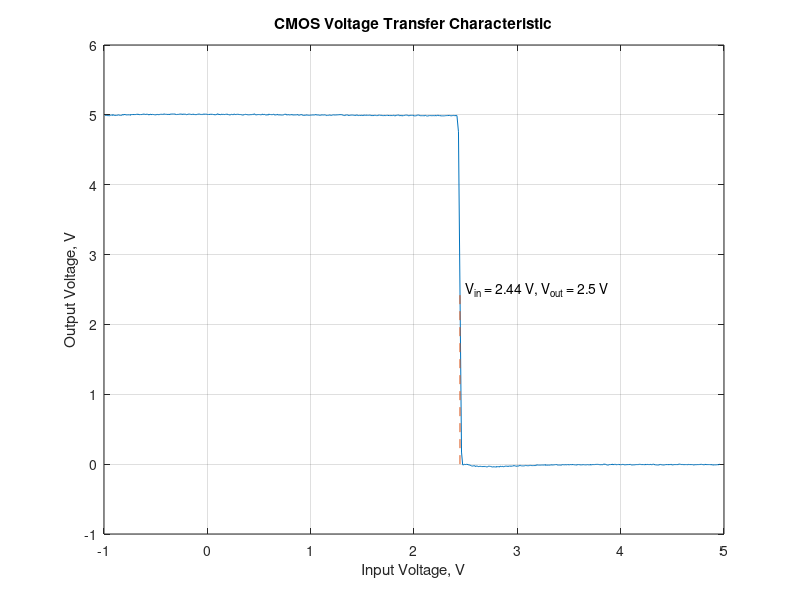
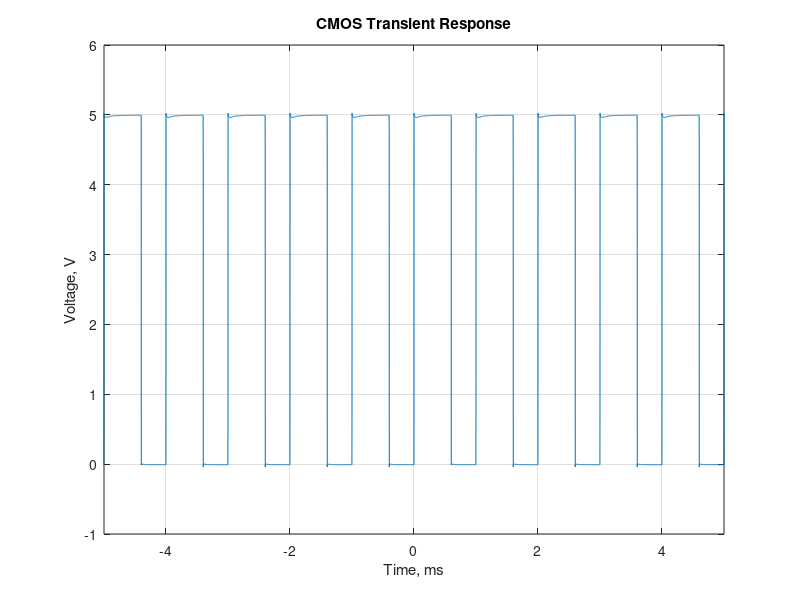

These figures' MATLAB source, in order:
%% ECE 342 Lab Task 3 Part 2
close all;

%% CMOS Voltage Transfer Characteristic

input = csvread('cmos-exper-transient-INPUT.csv');
output = csvread('cmos-exper-transient-OUTPUT.csv');

inputVoltage = input(:,2);
outputVoltage = output(:,2);
inputVSub = inputVoltage(544:545);
outputVSub = outputVoltage(544:545);

figure(1);

plot(inputVoltage, outputVoltage);
title('CMOS Voltage Transfer Characteristic');
xlabel('Input Voltage, V');
ylabel('Output Voltage, V');
grid on;
hold on;

halfwayPoint = interp1(outputVSub, inputVSub, 2.5);
line([halfwayPoint halfwayPoint], [0 2.5],'linestyle', '--');
text(2.5, 2.5, 'V_{in} = 2.44 V, V_{out} = 2.5 V');

%% CMOS Transient Response

data = csvread('cmos-transient-exper.csv');

voltage = data(:,2);
time = data(:,1);

figure(2);

plot(time * 1e3, voltage);
title('CMOS Transient Response');
xlabel('Time, ms');
ylabel('Voltage, V');
grid on;
xlim([-5 5]);

